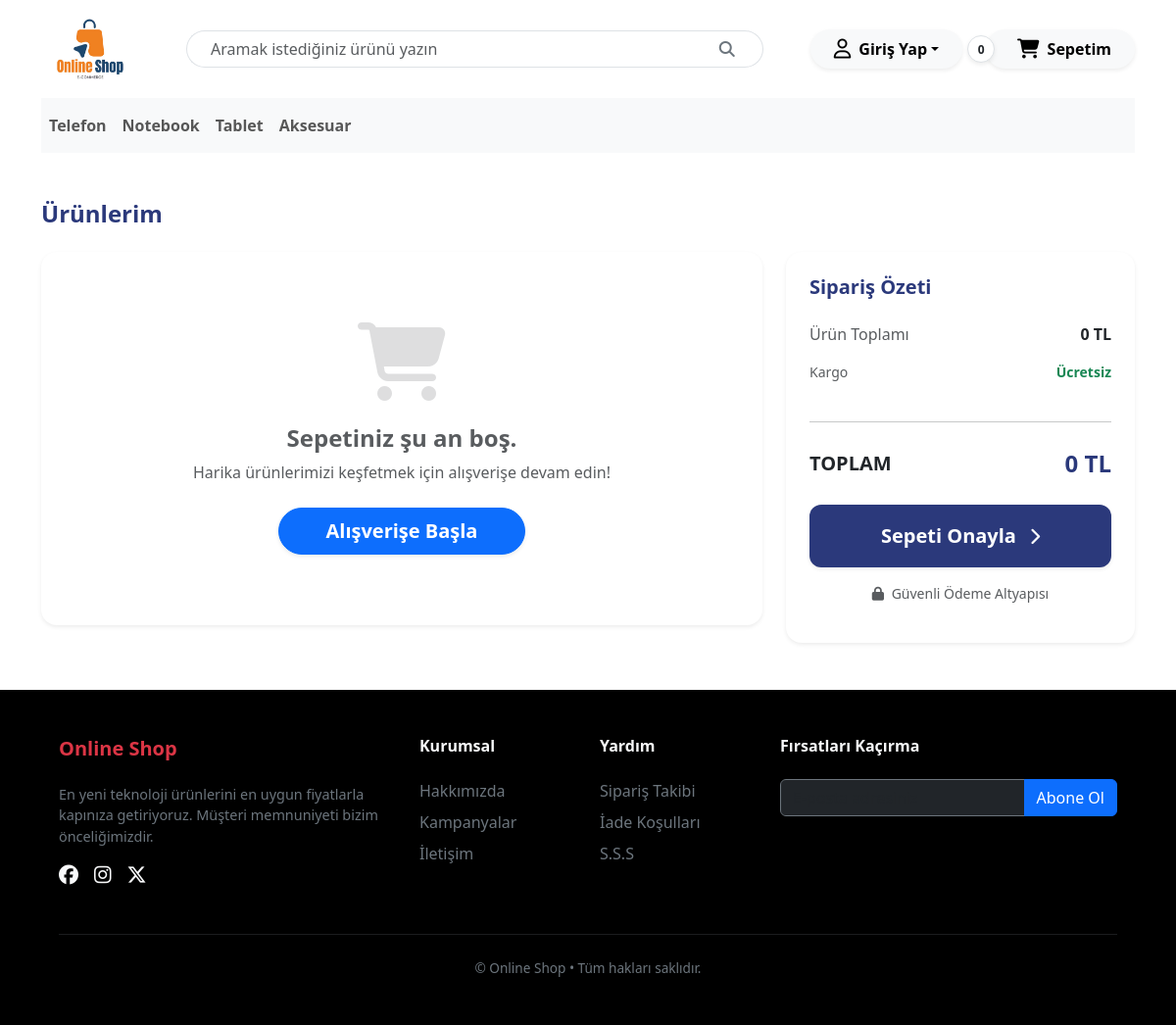
Page /sepetim/ on the committed database.
### myapp/models.py (models this page shows, shortened)
class Category(models.Model):
    name = models.CharField(max_length=100, verbose_name="Kategori Adı")
    slug = models.SlugField(unique=True, blank=True, null=True)

### myapp/views.py (the view, shortened to what this page needs)
# urls.py: path('sepetim/', views.cart, name='cart'),
def cart(request):
    categories = Category.objects.all()
    cart_items, total_price = [], 0
    cart_session = request.session.get('cart', {})
    return render(request, 'cart.html', {'cart_items': cart_items, 'total_price': total_price, 'categories': categories})

### myapp/context_processors.py (called while the page is built)
def cart_count(request):
    count = 0
    if request.user.is_authenticated:
        order = Order.objects.filter(user=request.user, is_completed=False).first()
        if order:
            count = sum(item.quantity for item in order.items.all())
    else:
        cart = request.session.get('cart', {})
        count = sum(cart.values())
    return {'cart_total_quantity': count}

### myapp/html/cart.html (shortened to what this page needs)
{% extends "base.html" %}
{% load static %}
{% block content %}
<div class="container mt-5 mb-5">
    <h4 class="fw-bold mb-4" style="color: #2b397b">Ürünlerim</h4>
    <div class="row g-4">
        <div class="col-lg-8">
            {% if cart_items %}
                {% for item in cart_items %}
                <div class="card border-0 shadow-sm rounded-4 p-3 mb-3">
                    <div class="row align-items-center">
                        <div class="col-3 col-md-2 text-center">
                            {% if item.product.image %}
                                <img src="{{ item.product.image.url }}" class="img-fluid rounded" alt="{{ item.product.name }}" />
                            {% else %}
                                <img src="{% static 'images/default.jpg' %}" class="img-fluid rounded" alt="Resim Yok" />
                            {% endif %}
                        </div>
                        <div class="col-6 col-md-5">
                            <h6 class="fw-bold mb-0">{{ item.product.name }}</h6>
                            <small class="text-muted">{{ item.product.brand|upper }}</small>
                        </div>
                        <div class="col-3 col-md-5 text-end">
                            <div class="d-flex align-items-center justify-content-end mb-2">
                                <div class="input-group input-group-sm w-auto border rounded bg-white overflow-hidden">
                                    <a href="{% url 'remove_from_cart' item.product.id %}" class="btn btn-link text-dark text-decoration-none px-3 border-end">
                                        <i class="fa-solid fa-minus small"></i>
                                    </a>
                                    <input type="text" value="{{ item.quantity }}" class="form-control border-0 text-center p-0 fw-bold bg-white" style="width: 40px" readonly />
                                    <a href="{% url 'add_to_cart' item.product.id %}" class="btn btn-link text-dark text-decoration-none px-3 border-start">
                                        <i class="fa-solid fa-plus small"></i>
                                    </a>
                                </div>
                                <a href="{% url 'delete_cart_item' item.product.id %}" class="btn btn-link text-danger ms-3" title="Ürünü Sil">
                                    <i class="fa-regular fa-trash-can fs-5"></i>
                                </a>
                            </div>
                            <div class="mt-2">
                                <span class="fw-bold fs-5" style="color: #2b397b">{{ item.item_total }} TL</span>
                            </div>
                        </div>
                    </div>
                </div>
                {% endfor %}
            {% else %}
                <div class="card border-0 shadow-sm rounded-4 p-5 text-center">
                    <div class="py-4">
                        <i class="fa-solid fa-cart-shopping mb-4 text-muted" style="font-size: 5rem; opacity: 0.2;"></i>
                        <h4 class="fw-bold text-muted">Sepetiniz şu an boş.</h4>
                        <p class="text-muted mb-4">Harika ürünlerimizi keşfetmek için alışverişe devam edin!</p>
                        <a href="{% url 'index' %}" class="btn btn-primary btn-lg rounded-pill px-5 fw-bold shadow-sm">
                            Alışverişe Başla
                        </a>
                    </div>
                </div>
            {% endif %}
        </div>
        <div class="col-lg-4">
            <div class="card border-0 shadow-sm rounded-4 p-4 sticky-top" style="top: 20px; z-index: 10;">
                <h5 class="fw-bold mb-4" style="color: #2b397b">Sipariş Özeti</h5>
                <div class="d-flex justify-content-between align-items-center mb-3">
                    <span class="text-muted">Ürün Toplamı</span>
                    <span class="fw-bold">{{ total_price }} TL</span>
                </div>
                <div class="d-flex justify-content-between align-items-center mb-4">
                    <span class="text-muted small">Kargo</span>
                    <span class="text-success small fw-bold">Ücretsiz</span>
                </div>
                <hr class="mb-4">
                <div class="d-flex justify-content-between align-items-center mb-4">
                    <span class="fw-bold fs-5">TOPLAM</span>
                    <span class="fw-bold fs-4" style="color: #2b397b">{{ total_price }} TL</span>
                </div>
                <a href="{% url 'checkout' %}" class="btn btn-lg w-100 py-3 text-white fw-bold shadow-sm" style="background-color: #2b397b; border-radius: 12px">
                    Sepeti Onayla <i class="fa-solid fa-chevron-right ms-2 small"></i>
                </a>
                <p class="text-muted small text-center mt-3">
                    <i class="fa-solid fa-lock me-1"></i> Güvenli Ödeme Altyapısı
                </p>
            </div>
        </div>
    </div>
</div>
{% endblock content %}

### myapp/templates/_header.html (shortened to what this page needs)
{% load static %}
<header>
    <div class="container">
        <div class="d-flex justify-content-between align-items-center">
            <a href="{% url 'index' %}">
                <img src="{% static 'images/logo.avif' %}" class="img-fluid" width="100" height="100" alt="logo" />
            </a>
<form action="{% url 'search' %}" method="GET" class="flex-grow-1 mx-5">
    <div class="input-group">
        <input type="text" name="q" class="form-control rounded-pill-start border-end-0 ps-4"
               placeholder="Aramak istediğiniz ürünü yazın" style="border-radius: 50px 0 0 50px" />
        <button type="submit" class="input-group-text bg-white border-start-0" style="border-radius: 0 50px 50px 0;">
            <i class="fa-solid fa-magnifying-glass text-secondary pe-3"></i>
        </button>
    </div>
</form>
            <div class="d-flex gap-4 align-items-center">
             <div class="dropdown">
    <button class="btn btn-light rounded-pill px-4 py-2 shadow-sm dropdown-toggle d-flex align-items-center border-0" type="button" id="userDropdown" data-bs-toggle="dropdown" aria-expanded="false" style="background-color: #f8f9fa">
        <i class="fa-regular fa-user me-2 fs-5"></i>
        <span class="fw-bold">
            {% if user.is_authenticated %}
                {{ user.first_name|default:user.username }}
            {% else %}
                Giriş Yap
            {% endif %}
        </span>
    </button>
</div>
                <div class="position-relative">
                   <span class="position-absolute top-50 start-0 translate-middle badge rounded-circle bg-white text-dark border shadow-sm"
      style="width: 28px; height: 28px; line-height: 20px; z-index: 5; margin-left: -5px;">
                    {{ cart_total_quantity|default:0 }}
</span>
                   <a href="{% url 'cart' %}" class="btn btn-light rounded-pill px-4 py-2 shadow-sm d-flex align-items-center border-0" style="background-color: #f8f9fa">
    <i class="fa-solid fa-cart-shopping me-2 fs-5 ms-2"></i>
    <span class="fw-bold">Sepetim</span>
</a>
                </div>
            </div>
        </div>
        <nav class="navbar navbar-expand-lg bg-body-tertiary">
            <div class="collapse navbar-collapse" id="navbarNav">
                <ul class="navbar-nav">
                    {% for cat in categories %}
                    <li class="nav-item">
                        <a class="nav-link fw-bold" href="{% url 'category_list' cat.slug %}">{{ cat.name }}</a>
                    </li>
                    {% endfor %}
                </ul>
            </div>
        </nav>
    </div>
</header>

### rows in the picture
Category: name "Telefon"
Category: name "Notebook"
Category: name "Tablet"
Category: name "Aksesuar"

### other values in the picture
{{ cart_total_quantity|default:0 }} "0"
{{ total_price }} "0"
